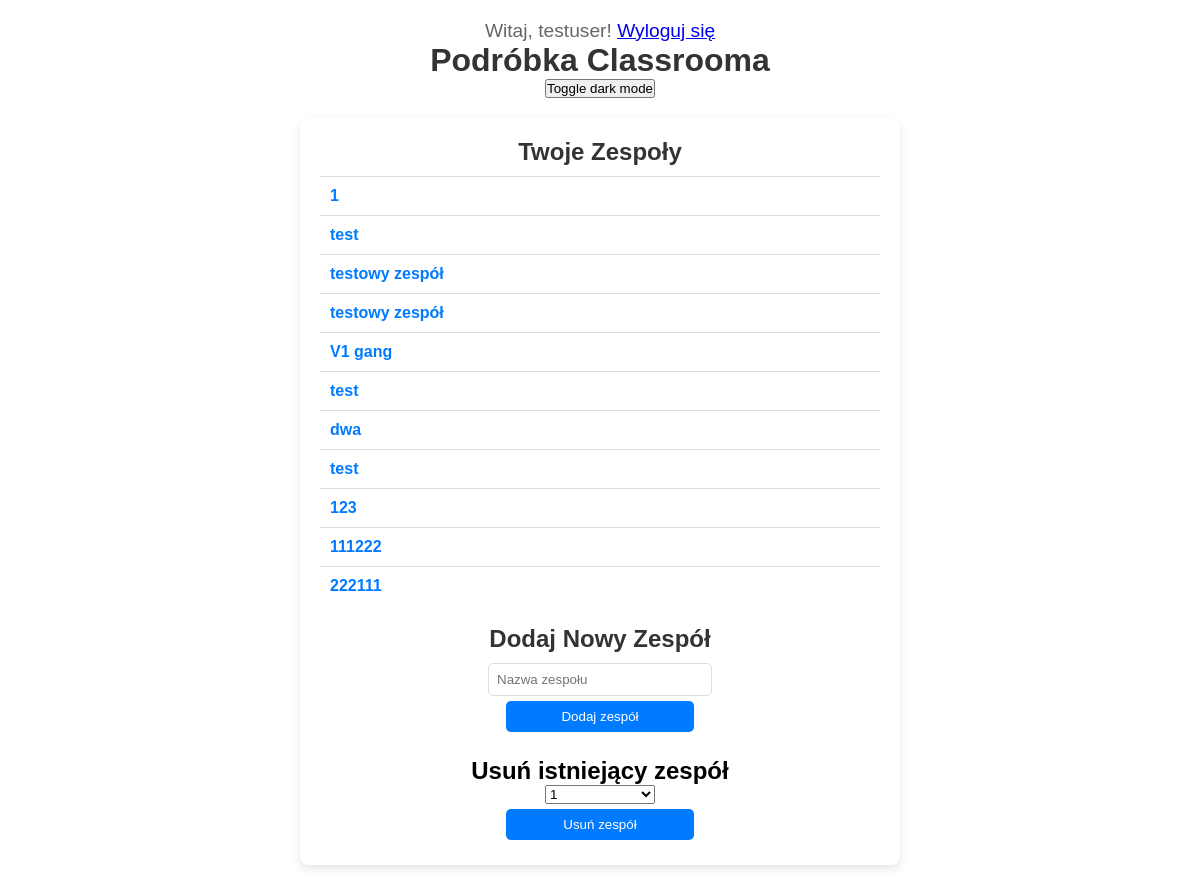
The app's page /orgs/ (signed in) with its own data.
### Aplikacja_Glowna/models.py (models this page shows, shortened)
class Team(models.Model):
    name = models.CharField(max_length=255)
    code = models.CharField(max_length=10, unique=True, default=generate_team_code)  # Dodanie domyślnego generatora kodów
    owner = models.ForeignKey(User, on_delete=models.CASCADE, related_name='owned_teams')
    members = models.ManyToManyField(User, related_name='teams')

### Aplikacja_Glowna/views.py (the view)
# urls.py: path('', views.main, name='main'),  # Główna strona
def main(request):
    if request.user.is_authenticated:
        teams = Team.objects.filter(members=request.user) | Team.objects.filter(owner=request.user)
        return render(request, 'index.html', {'teams': teams})
    else:
        return redirect('login')

### Aplikacja_Glowna/templates/index.html (shortened to what this page needs)
{% extends 'base.html' %}
{% block content %}
<main>
    <section class="team-section">
        <h2>Twoje Zespoły</h2>
        {% if teams %}
            <ul class="team-list">
                {% for team in teams %}
                    <li class="team-item">
                        <span class="team-name"><a href="{% url 'team_detail' team.id %}">{{ team.name }}</a></span>
                    </li>
                {% endfor %}
            </ul>
        {% else %}
            <p>Nie należysz do żadnego zespołu.</p>
        {% endif %}
    </section>
    <section class="add-team-section">
        <h2>Dodaj Nowy Zespół</h2>
        <form method="POST" action="{% url 'add_team' %}">
            <input type="text" name="team_name" placeholder="Nazwa zespołu" required>
            <button type="submit" class="add-team-button">Dodaj zespół</button>
        </form>
    </section>
    <section class="delete-team-section">
        <h2>Usuń istniejący zespół</h2>
        <form method="POST" action="{% url 'delete_team' %}">
            <select name="team_name" required>
                {% for team in teams %}
                    <option value="{{ team.name }}">{{ team.name }}</option>
                {% endfor %}
            </select>
            <button type="submit" class="delete-team-button">Usuń zespół</button>
        </form>
    </section>
</main>
{% endblock %}

### Aplikacja_Glowna/templates/base.html (shortened to what this page needs)
<!DOCTYPE html>
<html lang="pl">
<head>
    {% load static %}
    <link rel="stylesheet" href='{% static "styles.css" %}'>
</head>
<body>
    {% if user.is_authenticated %}
        <p>Witaj, {{ user.username }}! <a href="{% url 'logout' %}">Wyloguj się</a></p>
    {% endif %}
    <header>
        <h1>Podróbka Classrooma</h1>
        <button onclick="darkliteFunc()">Toggle dark mode</button>
    </header>
    {% block content %}{% endblock %}
</body>
</html>

### orgs/static/styles.css (style rules this page uses)
* { box-sizing: border-box; margin: 0; padding: 0; font-family: Arial, sans-serif; }
body { display: flex; flex-direction: column; align-items: center; padding: 20px; background-color: white; color: black; }
header { text-align: center; margin-bottom: 20px; }
h1 { color: #333; font-size: 2rem; }
p { font-size: 1.2rem; color: #666; }
main { max-width: 600px; width: 100%; background-color: white; border-radius: 8px; padding: 20px; box-shadow: 0 4px 10px rgba(0, 0, 0, 0.1); }
main h2 { justify-self: center; }
.team-section, .add-team-section { margin-bottom: 20px; }
.team-section h2 { margin-bottom: 10px; font-size: 1.5rem; color: #333; justify-self: center; }
.team-list { list-style-type: none; padding: 0; }
.team-item { display: flex; align-items: center; padding: 10px; border-top: 1px solid #ddd; }
.team-name a { text-decoration: none; color: #007bff; transition: 0.2s; font-weight: bold; }
.add-team-section h2 { margin-bottom: 10px; font-size: 1.5rem; color: #333; }
form[method="post"] { display: flex; justify-content: center; flex-direction: column; align-items: center; }
input[name="team_name"] { width: 40%; padding: 8px; border: 1px solid #ddd; border-radius: 5px; }
button[type="submit"] { padding: 8px 15px; background-color: #007bff; color: #fff; border: none; border-radius: 5px; cursor: pointer; transition: 0.3s; margin: 5px; width: 33.5%; }

### records on screen
Team: name "1"
Team: name "test"
Team: name "testowy zespół"
Team: name "testowy zespół"
Team: name "V1 gang"
Team: name "test"
Team: name "dwa"
Team: name "test"
Team: name "123"
Team: name "111222"
Team: name "222111"

### other values on screen
{{ user.username }} "testuser"
form field team_name "1"
